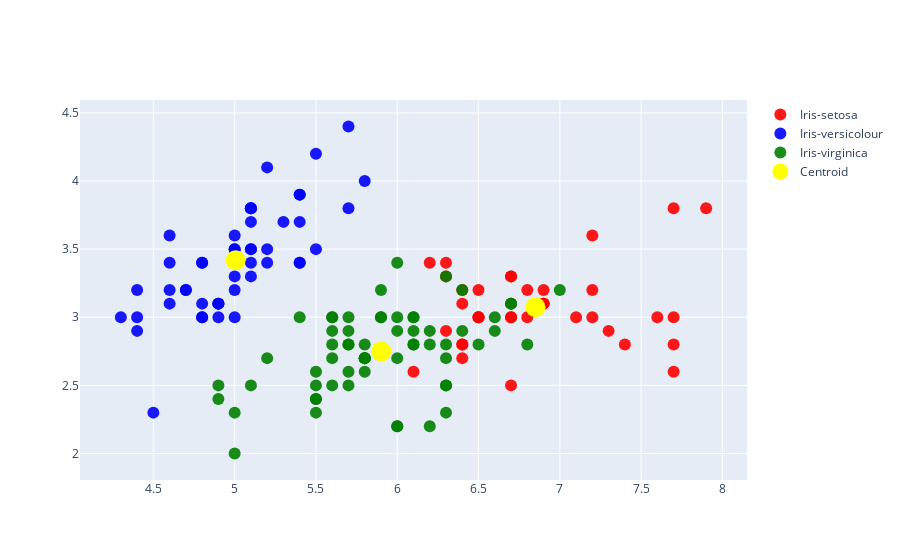

The code cell stored with this chart in its notebook:
### Code cell
py.iplot(fig1, filename='baltimore-2dim')

### Figure 1 — Plotly figure (JSON) as saved in the notebook; plotly's stock layout.template omitted (floating-point values rounded to 4 significant figures)
{"data": [{"marker": {"color": "red", "opacity": 0.9, "size": 12, "sizemode": "diameter"}, "mode": "markers", "name": "Iris-setosa", "showlegend": true, "type": "scatter", "x": [6.9, 6.7, 6.3, 7.1, 6.3, 6.5, 7.6, 7.3, 6.7, 7.2, 6.5, 6.4, 6.8, 6.4, 6.5, 7.7, 7.7, 6.9, 7.7, 6.7, 7.2, 6.4, 7.2, 7.4, 7.9, 6.4, 6.1, 7.7, 6.3, 6.4, 6.9, 6.7, 6.9, 6.8, 6.7, 6.7, 6.5, 6.2], "y": [3.1, 3, 3.3, 3, 2.9, 3, 3, 2.9, 2.5, 3.6, 3.2, 2.7, 3, 3.2, 3, 3.8, 2.6, 3.2, 2.8, 3.3, 3.2, 2.8, 3, 2.8, 3.8, 2.8, 2.6, 3, 3.4, 3.1, 3.1, 3.1, 3.1, 3.2, 3.3, 3, 3, 3.4]}, {"marker": {"color": "blue", "opacity": 0.9, "size": 12, "sizemode": "diameter"}, "mode": "markers", "name": "Iris-versicolour", "showlegend": true, "type": "scatter", "x": [5.1, 4.9, 4.7, 4.6, 5, 5.4, 4.6, 5, 4.4, 4.9, 5.4, 4.8, 4.8, 4.3, 5.8, 5.7, 5.4, 5.1, 5.7, 5.1, 5.4, 5.1, 4.6, 5.1, 4.8, 5, 5, 5.2, 5.2, 4.7, 4.8, 5.4, 5.2, 5.5, 4.9, 5, 5.5, 4.9, 4.4, 5.1, 5, 4.5, 4.4, 5, 5.1, 4.8, 5.1, 4.6, 5.3, 5], "y": [3.5, 3, 3.2, 3.1, 3.6, 3.9, 3.4, 3.4, 2.9, 3.1, 3.7, 3.4, 3, 3, 4, 4.4, 3.9, 3.5, 3.8, 3.8, 3.4, 3.7, 3.6, 3.3, 3.4, 3, 3.4, 3.5, 3.4, 3.2, 3.1, 3.4, 4.1, 4.2, 3.1, 3.2, 3.5, 3.1, 3, 3.4, 3.5, 2.3, 3.2, 3.5, 3.8, 3, 3.8, 3.2, 3.7, 3.3]}, {"marker": {"color": "green", "opacity": 0.9, "size": 12, "sizemode": "diameter"}, "mode": "markers", "name": "Iris-virginica", "showlegend": true, "type": "scatter", "x": [7, 6.4, 5.5, 6.5, 5.7, 6.3, 4.9, 6.6, 5.2, 5, 5.9, 6, 6.1, 5.6, 6.7, 5.6, 5.8, 6.2, 5.6, 5.9, 6.1, 6.3, 6.1, 6.4, 6.6, 6.8, 6, 5.7, 5.5, 5.5, 5.8, 6, 5.4, 6, 6.7, 6.3, 5.6, 5.5, 5.5, 6.1, 5.8, 5, 5.6, 5.7, 5.7, 6.2, 5.1, 5.7, 5.8, 4.9, 5.7, 5.8, 6, 5.6, 6.3, 6.2, 6.1, 6.3, 6, 5.8, 6.3, 5.9], "y": [3.2, 3.2, 2.3, 2.8, 2.8, 3.3, 2.4, 2.9, 2.7, 2, 3, 2.2, 2.9, 2.9, 3.1, 3, 2.7, 2.2, 2.5, 3.2, 2.8, 2.5, 2.8, 2.9, 3, 2.8, 2.9, 2.6, 2.4, 2.4, 2.7, 2.7, 3, 3.4, 3.1, 2.3, 3, 2.5, 2.6, 3, 2.6, 2.3, 2.7, 3, 2.9, 2.9, 2.5, 2.8, 2.7, 2.5, 2.5, 2.8, 2.2, 2.8, 2.7, 2.8, 3, 2.8, 3, 2.7, 2.5, 3]}, {"marker": {"color": "yellow", "size": 20, "symbol": "circle"}, "mode": "markers", "name": "Centroid", "showlegend": true, "type": "scatter", "x": [6.85, 5.006, 5.902], "y": [3.074, 3.418, 2.748]}], "layout": {}}
